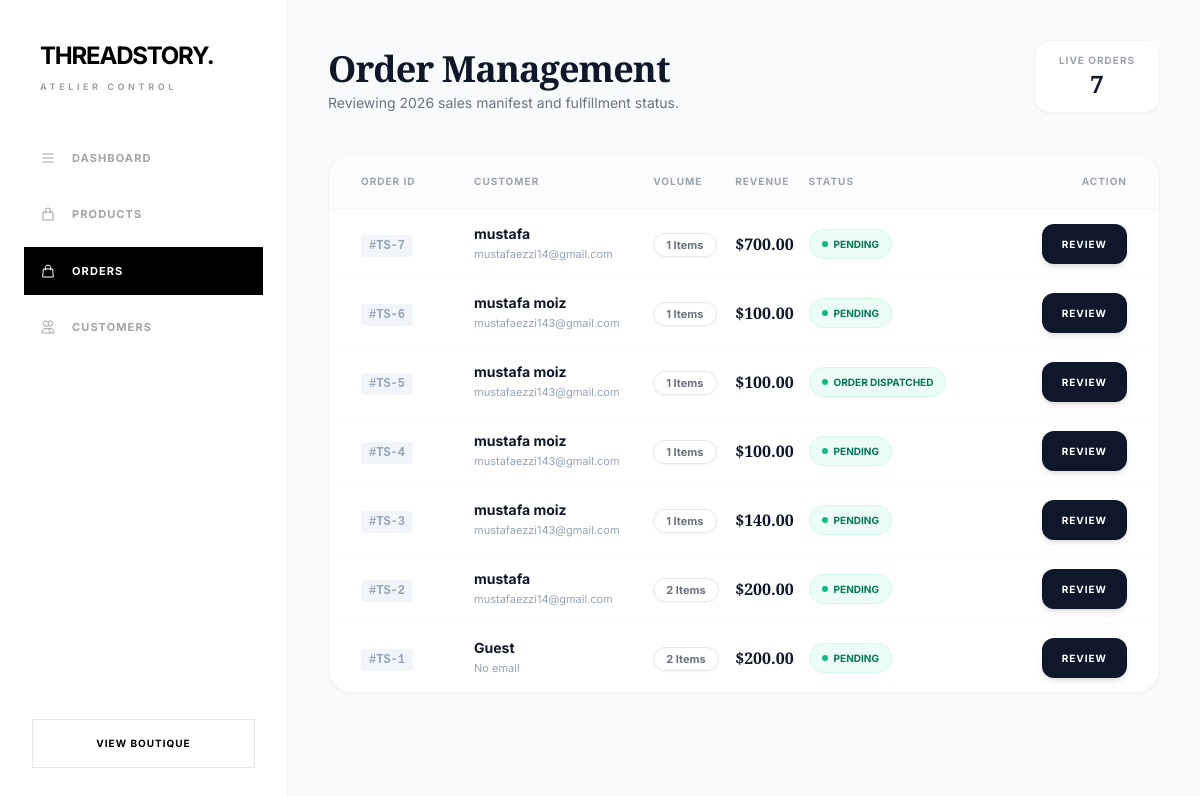
Before: /admin-panel/orders/ with the older database file.
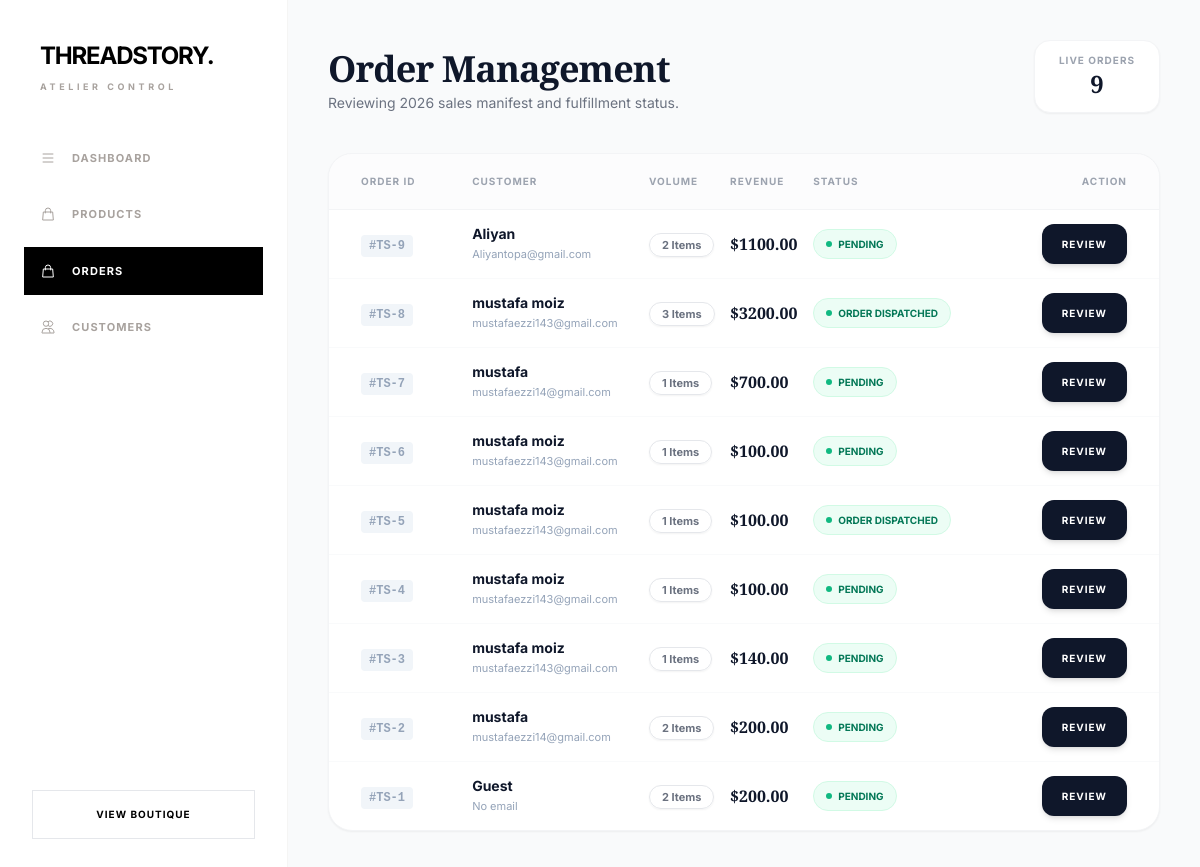
After: the same page with the newer database file.
### cart/models.py (models this page shows, shortened)
class Order(models.Model):
    STATUS_PENDING = "pending"
    STATUS_DISPATCHED = "order_dispatched"
    STATUS_COMPLETED = "completed"
    STATUS_CHOICES = [
        (STATUS_PENDING, "Pending"),
        (STATUS_DISPATCHED, "Order Dispatched"),
        (STATUS_COMPLETED, "Completed"),
    ]
    customer = models.ForeignKey(
        Customer, on_delete=models.CASCADE, null=True, blank=True
    )
    shipping_address = models.CharField(max_length=255)
    created_at = models.DateTimeField(auto_now_add=True)
    updated_at = models.DateTimeField(auto_now=True)
    is_paid = models.BooleanField(default=False)
    city = models.CharField(max_length=100, blank=True)
    state = models.CharField(max_length=100, blank=True)
    zip_code = models.CharField(max_length=20, blank=True)
    total_amount = models.DecimalField(max_digits=12, decimal_places=2, default=0)
    status = models.CharField(
        max_length=20, choices=STATUS_CHOICES, default=STATUS_PENDING
    )
    class Meta:
        ordering = ["-created_at"]

### user_register/models.py (models this page shows, shortened)
class Customer(models.Model):
    DELIVERY_CHOICES = [
        ('home', 'Home Delivery'),
        ('pickup', 'Store Pickup'),
    ]
    first_name = models.CharField(max_length=100)
    last_name = models.CharField(max_length=100, default='NA')
    email = models.EmailField(unique=True)
    phone_regex = RegexValidator(
        regex=r'^03\d{9}$',
        message='Enter valid Pakistani number (03XXXXXXXXX)'
    )
    phone_number = models.CharField(
        max_length=11,
        unique=True,
        validators=[phone_regex]
    )
    delivery_type = models.CharField(
        max_length=10,
        choices=DELIVERY_CHOICES
    )
    address = models.TextField(blank=True)
    created_at = models.DateTimeField(auto_now_add=True)
    updated_at = models.DateTimeField(auto_now=True)
    delivery_type = models.CharField(
        max_length=10,
        choices=DELIVERY_CHOICES,
        default='home'  # <--- add this
)

### cart/views.py (the view)
# urls.py: path("admin-panel/orders/", views.get_all_orders, name="admin_orders"),
def get_all_orders(request):
    orders = (
        Order.objects.select_related("customer")
        .prefetch_related("items", "items__product")
        .order_by("-created_at")
    )
    return render(request, "admin_orders.html", {"orders": orders})

### cart/models.py (called while the page is built)
    def get_cost(self):
        return self.price * self.quantity

### templates/admin_orders.html (shortened to what this page needs)
<!DOCTYPE html>
<html lang="en">
<head>
    {% load static %}
    <script src="https://cdn.tailwindcss.com"></script>
    <link rel="stylesheet" href="https://cdnjs.cloudflare.com/ajax/libs/font-awesome/6.4.0/css/all.min.css">
</head>
<body class="flex min-h-screen">
    <aside class="w-72 h-screen sticky top-0 bg-white border-r border-stone-100 flex flex-col z-50">
    <div class="p-10">
      <h1 class="font-playfair text-2xl font-bold tracking-tighter transition-all">
        THREADSTORY<span class="text-gold">.</span>
      </h1>
      <p class="text-[9px] tracking-[0.4em] text-stone-400 mt-2 uppercase font-bold">Atelier Control</p>
    </div>
    <nav class="flex-1 px-6 space-y-2">
      <a href="{% url 'dashboard_analytics' %}"
        class="sidebar-link flex items-center gap-4 py-4 px-4 text-[11px] font-bold tracking-widest uppercase text-stone-400 hover:text-dark">
        <svg class="w-4 h-4" fill="none" stroke="currentColor" viewBox="0 0 24 24">
          <path stroke-width="1.5" d="M4 6h16M4 12h16M4 18h16"></path>
        </svg>
        Dashboard
      </a>
      <a href="{% url 'index' %}"
        class="sidebar-link flex items-center gap-4 py-4 px-4 text-[11px] font-bold tracking-widest uppercase text-stone-400 hover:text-dark">
        <svg class="w-4 h-4" fill="none" stroke="currentColor" viewBox="0 0 24 24">
          <path stroke-width="1.5" d="M16 11V7a4 4 0 00-8 0v4M5 9h14l1 12H4L5 9z"></path>
        </svg>
        Products
      </a>
      <a href="{% url 'admin_orders' %}"
        class="sidebar-link active flex items-center gap-4 py-4 px-4 text-[11px] font-bold tracking-widest uppercase">
        <svg class="w-4 h-4" fill="none" stroke="currentColor" viewBox="0 0 24 24">
          <path stroke-width="1.5" d="M16 11V7a4 4 0 00-8 0v4M5 9h14l1 12H4L5 9z"></path>
        </svg>
        Orders
      </a>
      <a href="{% url 'admin_customers' %}"
        class="sidebar-link flex items-center gap-4 py-4 px-4 text-[11px] font-bold tracking-widest uppercase text-stone-400 hover:text-dark">
        <svg class="w-4 h-4" fill="none" stroke="currentColor" viewBox="0 0 24 24">
          <path stroke-width="1.5"
            d="M12 4.354a4 4 0 110 5.292M15 21H3v-1a6 6 0 0112 0v1zm0 0h6v-1a6 6 0 00-9-5.197M13 7a4 4 0 11-8 0 4 4 0 018 0z">
          </path>
        </svg>
        Customers
      </a>
    </nav>
    <div class="p-8">
      <a href="/"
        class="block text-center py-4 border border-dark text-[10px] font-bold tracking-widest uppercase hover:bg-dark hover:text-gray-400 transition-all">
        View Boutique
      </a>
    </div>
  </aside>
    <main class="flex-1 p-10 overflow-y-auto">
        <header class="flex justify-between items-end mb-10">
            <div>
                <h2 class="font-display text-4xl font-bold text-slate-900 tracking-tight">Order Management</h2>
                <p class="text-gray-500 text-sm mt-1">Reviewing 2026 sales manifest and fulfillment status.</p>
            </div>
            <div class="bg-white px-6 py-3 rounded-2xl border border-gray-100 shadow-sm">
                <p class="text-[10px] text-gray-400 font-bold uppercase tracking-widest text-center">Live Orders</p>
                <p class="text-2xl font-display font-bold text-slate-900 text-center">{{ orders.count }}</p>
            </div>
        </header>
        <div class="bg-white rounded-3xl border border-gray-100 shadow-sm overflow-hidden">
            <table class="w-full text-left">
                <thead class="bg-gray-50/50 text-[10px] uppercase tracking-widest text-gray-400 font-bold border-b border-gray-100">
                    <tr>
                        <th class="px-8 py-5">Order ID</th>
                        <th>Customer</th>
                        <th>Volume</th>
                        <th>Revenue</th>
                        <th>Status</th>
                        <th class="px-8 text-right">Action</th>
                    </tr>
                </thead>
                <tbody class="divide-y divide-gray-50 text-sm">
                    {% for order in orders %}
                    {% with customer=order.customer %}
                    <tr class="hover:bg-gray-50/50 transition group">
                        <td class="px-8 py-6">
                            <span class="font-mono text-xs font-bold text-slate-400 bg-slate-100 px-2 py-1 rounded">
                                #TS-{{ order.id }}
                            </span>
                        </td>
                        <td>
                            <div class="flex flex-col">
                                <span class="font-bold text-slate-900">{{ customer.first_name|default:"Guest" }} </span>
                                <span class="text-[11px] text-slate-400">{{ customer.email|default:"No email" }}</span>
                            </div>
                        </td>
                        <td>
                            <span class="px-3 py-1 bg-white border border-gray-200 rounded-full text-[11px] font-bold text-gray-500 shadow-sm">
                                {{ order.items.count }} Items
                            </span>
                        </td>
                        <td>
                            <p class="font-display font-bold text-slate-900 text-base">${{ order.total_amount }}</p>
                        </td>
                        <td>
                            <span class="inline-flex items-center gap-1.5 px-3 py-1 bg-emerald-50 text-emerald-700 text-[10px] font-bold rounded-full border border-emerald-100 uppercase">
                                <span class="w-1.5 h-1.5 rounded-full bg-emerald-500"></span> {{ order.get_status_display }}
                            </span>
                        </td>
                        <td class="px-8 text-right">
                            <button onclick="toggleOrderDetails('{{ order.id }}')"
                                    class="bg-slate-900 text-white text-[10px] font-bold tracking-widest px-5 py-2.5 rounded-xl hover:bg-slate-700 transition uppercase shadow-md active:scale-95">
                                Review
                            </button>
                        </td>
                    </tr>
                    {% endwith %}
                    {% empty %}
                    <tr>
                        <td colspan="6" class="p-20 text-center text-slate-400 italic">No orders recorded in the manifest.</td>
                    </tr>
                    {% endfor %}
                </tbody>
            </table>
        </div>
    </main>
</body>
</html>

### templates/admin_orders.html (style rules this page uses)
body { font-family: 'Inter', sans-serif; background-color: #f9fafb; }
.font-display { font-family: 'Playfair Display', serif; }
.sidebar-link.active { background: #000; color: #fff; }

Changed rows visible on the page:
added Order: id "9", customer.first_name "Aliyan", customer.email "Aliyantopa@gmail.com", items.count "2", total_amount "1100.00", status "PENDING"
added Order: id "8", customer.first_name "mustafa moiz", customer.email "mustafaezzi143@gmail.com", items.count "3", total_amount "3200.00", status "ORDER DISPATCHED"
Other visible differences:
{{ orders.count }}: "7" → "9"
